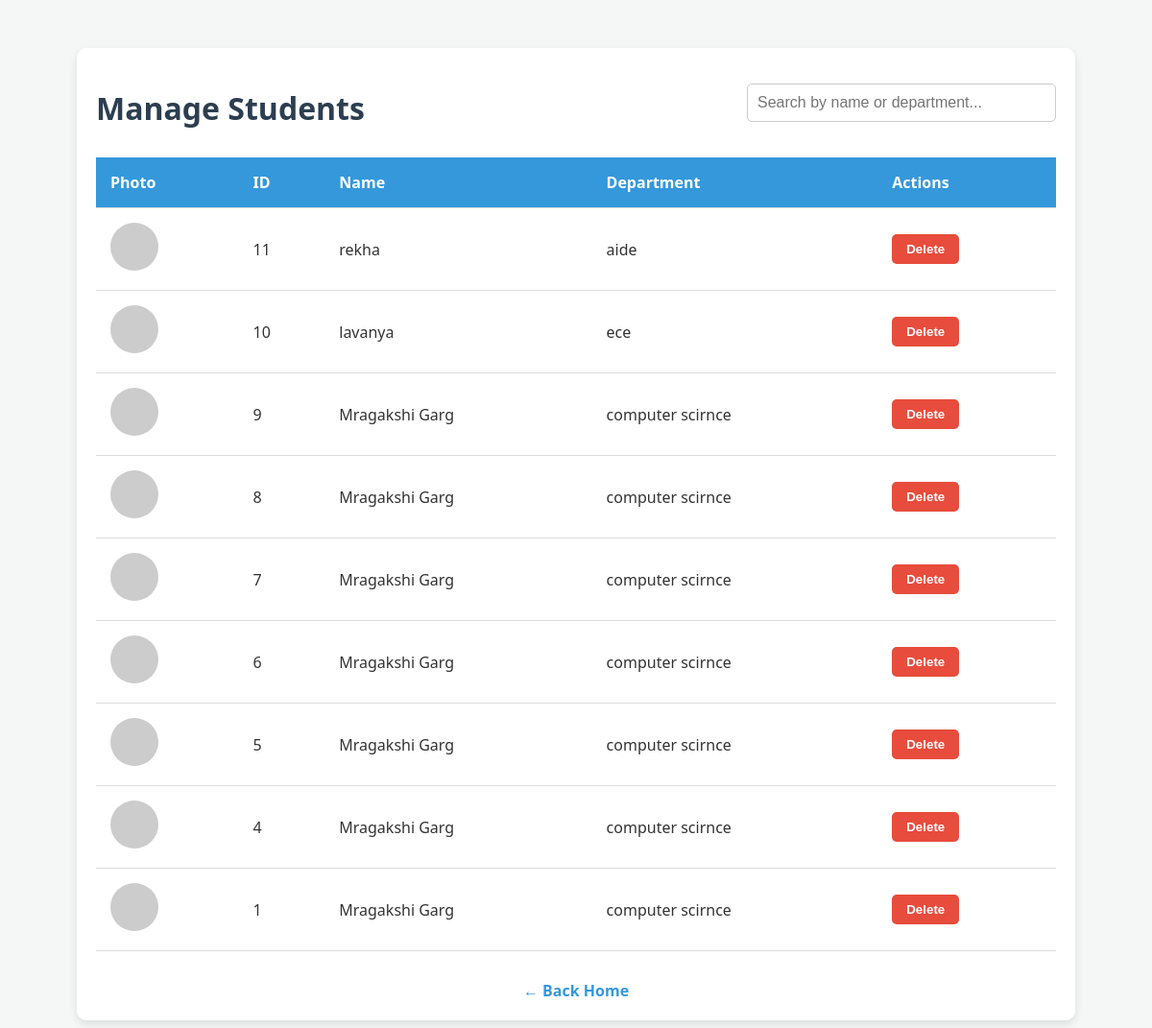
The page /manage on the database as committed earlier.
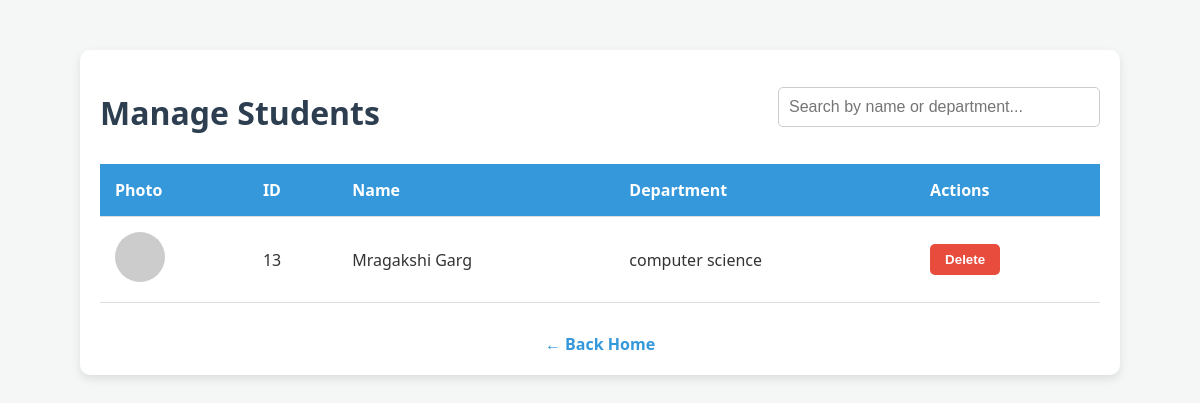
The same page on the database as committed later.
### tables this page shows
CREATE TABLE students (
            id INTEGER PRIMARY KEY AUTOINCREMENT,
            name TEXT NOT NULL,
            department TEXT NOT NULL,
            encoding_path TEXT NOT NULL
        );

### app.py (the view)
@app.route('/manage')
def manage():
    conn = get_db_connection()
    students = conn.execute('SELECT * FROM students ORDER BY id DESC').fetchall()
    conn.close()
    return render_template('manage.html', students=students)

### app.py (called while the page is built)
def get_db_connection():
    conn = sqlite3.connect('database.db')
    conn.row_factory = sqlite3.Row
    return conn

### templates/manage.html (shortened to what this page needs)
<!DOCTYPE html>
<html lang="en">
<head>
    <link rel="stylesheet" href="{{ url_for('static', filename='css/style.css') }}">
</head>
<body>
    <div class="container">
        <div class="header-content">
            <h1>Manage Students</h1>
            <input type="text" id="searchInput" class="search-box" placeholder="Search by name or department...">
        </div>
        <table id="studentsTable">
            <thead>
                <tr>
                    <th>Photo</th>
                    <th>ID</th>
                    <th>Name</th>
                    <th>Department</th>
                    <th>Actions</th>
                </tr>
            </thead>
            <tbody>
                {% for student in students %}
                <tr>
                    <td>
                        <img src="{{ url_for('static', filename=student.encoding_path.split('static\\')[-1] if 'static\\' in student.encoding_path else student.encoding_path.split('static/')[-1]) }}"
                            class="face-preview" alt="Face"
                            onerror="this.src='https://via.placeholder.com/50?text=No+Img'">
                    </td>
                    <td>{{ student.id }}</td>
                    <td class="student-name">{{ student.name }}</td>
                    <td class="student-dept">{{ student.department }}</td>
                    <td>
                        <form action="{{ url_for('delete_student', id=student.id) }}" method="POST"
                            onsubmit="return confirm('Are you sure you want to delete {{ student.name }}? This will also delete their attendance records and face image.');">
                            <button type="submit" class="delete-btn">Delete</button>
                        </form>
                    </td>
                </tr>
                {% else %}
                <tr>
                    <td colspan="5" style="text-align: center;">No students registered yet.</td>
                </tr>
                {% endfor %}
            </tbody>
        </table>
        <div style="text-align: center; margin-top: 30px;">
            <a href="/" style="color: #3498db; text-decoration: none; font-weight: bold;">&larr; Back Home</a>
        </div>
    </div>
</body>
</html>

### static/css/style.css (style rules this page uses)
body { background-color: #f4f7f6; color: #333; font-family: 'Segoe UI', Tahoma, Geneva, Verdana, sans-serif; text-align: center; margin-top: 50px; }
h1 { color: #2c3e50; margin-bottom: 10px; }

### templates/manage.html (style rules this page uses)
.container { max-width: 1000px; margin: 40px auto; padding: 20px; background: white; border-radius: 10px; box-shadow: 0 4px 10px rgba(0, 0, 0, 0.1); }
.header-content { display: flex; justify-content: space-between; align-items: center; margin-bottom: 20px; }
.search-box { padding: 10px; width: 300px; border-radius: 5px; border: 1px solid #ccc; font-size: 16px; }
table { width: 100%; border-collapse: collapse; margin-top: 20px; }
th, td { padding: 15px; border-bottom: 1px solid #ddd; text-align: left; }
th { background-color: #3498db; color: white; }
.delete-btn { background-color: #e74c3c; color: white; border: none; padding: 8px 15px; border-radius: 5px; cursor: pointer; font-weight: bold; transition: background 0.3s; }
.face-preview { width: 50px; height: 50px; border-radius: 50%; object-fit: cover; }

Rows that differ between the two databases and show on the page:
removed students: id "11", name "rekha", department "aide"
removed students: id "10", name "lavanya", department "ece"
removed students: id "9", name "Mragakshi Garg", department "computer scirnce"
removed students: id "8", name "Mragakshi Garg", department "computer scirnce"
removed students: id "7", name "Mragakshi Garg", department "computer scirnce"
removed students: id "6", name "Mragakshi Garg", department "computer scirnce"
removed students: id "5", name "Mragakshi Garg", department "computer scirnce"
removed students: id "4", name "Mragakshi Garg", department "computer scirnce"
removed students: id "1", name "Mragakshi Garg", department "computer scirnce"
added students: id "13", name "Mragakshi Garg", department "computer science"
